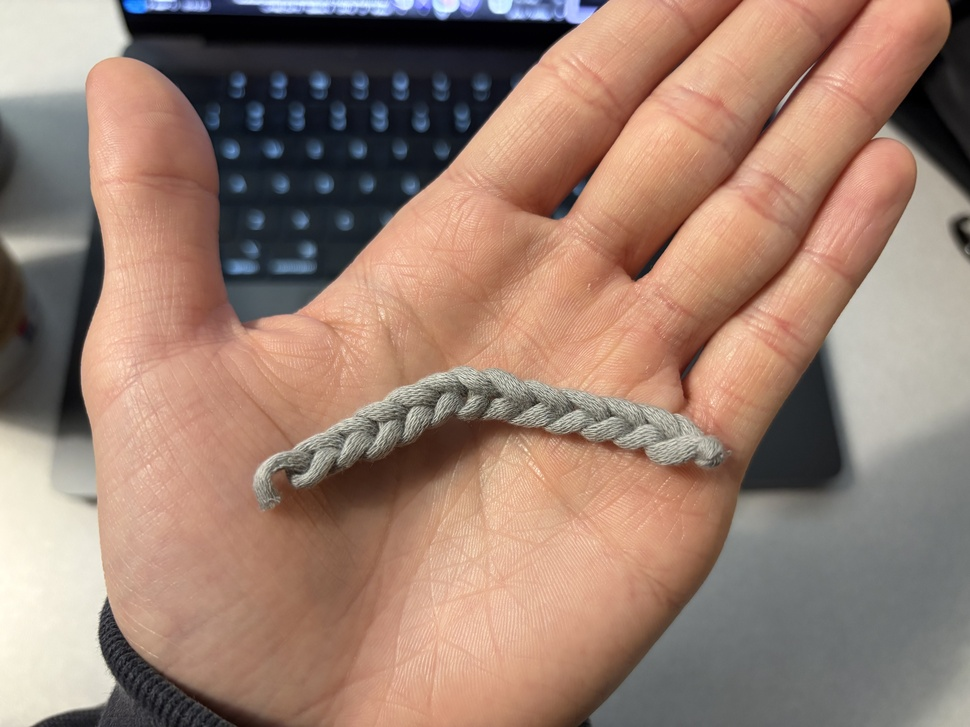
#> input picture test_images/left_11_stitches_curved.jpeg, 970 x 727 px, shrunk from 5712 x 4284 before the run; its folder holds only this picture in this run
$ python -i processor.py   (imports and definitions only)
#> lines starting #> are read from the running program, lines starting #| are printed output that depends on the picture
### preprocessing/filters.py
import cv2

def apply_bilateral_filter(image, d=9, sigma_color=150, sigma_space=150):
    return cv2.bilateralFilter(image, d, sigma_color, sigma_space)

# [7 lines left out: function apply_unsharp_mask, not called in this run]

### gui/logic/processor.py
import cv2
import numpy as np
from PIL import Image, ImageOps

import preprocessing.hue_isolator as hue_isolator
import preprocessing.filters as filters
import postprocessing.yarn_framing as yarn_framing
import postprocessing.stitch_detection as stitch_detection
import postprocessing.direction_detection as direction_detection
import gui.utils.visualizer as visualizer

class ImageProcessor:
    def __init__(self):
        self.original_cv_image = None
        self.blurred_cv_image = None
        self.masked_processing_image = None
        self.current_mask = None
        self.yarn_width = None
        self.debug_frames = []

    def load_image(self, file_path):
        self.reset_state()

        try:
            # Load and Orient
            pil_img = Image.open(file_path)
#> pil_img is the input picture: PIL image 970x727 RGB; mean R, G, B 155.4, 127.3, 113.2
            pil_img = ImageOps.exif_transpose(pil_img)

            if pil_img.mode == 'RGB':
                open_cv_image = np.array(pil_img)
                open_cv_image = open_cv_image[:, :, ::-1].copy()
            elif pil_img.mode == 'RGBA':
                open_cv_image = np.array(pil_img)
                open_cv_image = cv2.cvtColor(open_cv_image, cv2.COLOR_RGBA2BGR)
            else:
                 open_cv_image = cv2.cvtColor(np.array(pil_img), cv2.COLOR_GRAY2BGR)

            self.original_cv_image = open_cv_image

            self.blurred_cv_image = filters.apply_bilateral_filter(self.original_cv_image)
#> in apply_bilateral_filter, `return cv2.bilateralFilter(image, d, sigma_color, sigma_space)`:
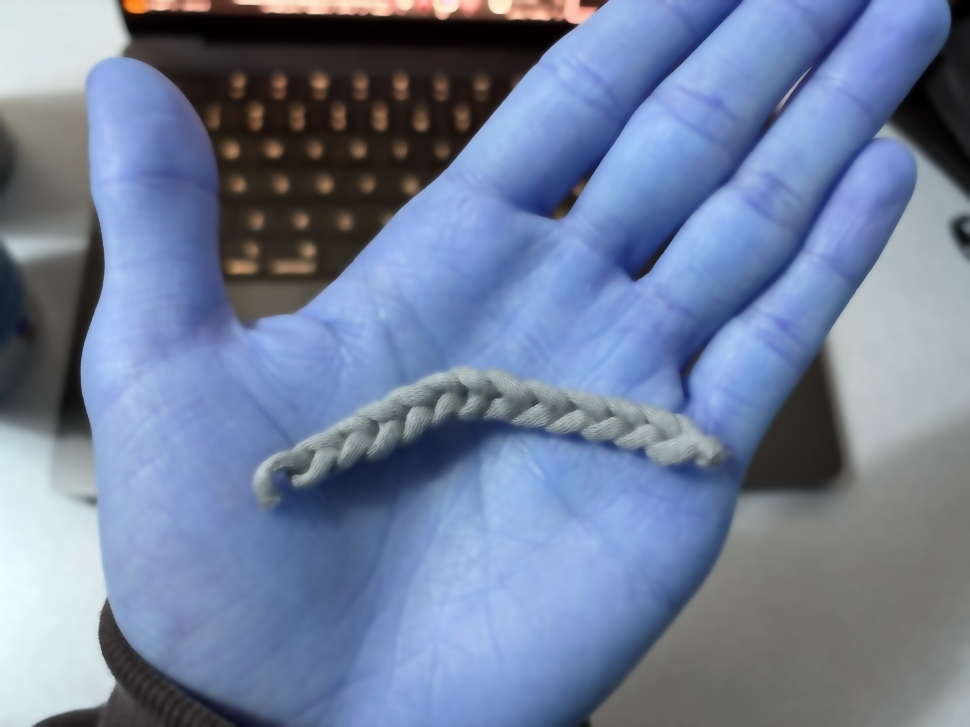
#> returned value: shape (727, 970, 3); mean of channels 0, 1, 2 113.1, 127.3, 155.4; drawn as R, G, B

            self.debug_frames.append({
                'title': "Original Image",
                'image': self._cv_to_pil(self.original_cv_image),
                'desc': "The raw input image loaded from disk."
            })
            self.debug_frames.append({
                'title': "Blurred Image",
                'image': self._cv_to_pil(self.blurred_cv_image),
                'desc': "Bilateral filter applied to reduce noise while preserving edges."
            })

            return pil_img

        except Exception:
            raise

    # [233 lines left out: functions process_click_at, run_full_analysis, not called in this run]

    def reset_state(self):
        self.original_cv_image = None
        self.blurred_cv_image = None
        self.masked_processing_image = None
        self.current_mask = None
        self.yarn_width = None
        self.debug_frames = []

    def has_image(self):
        return self.original_cv_image is not None

    def _cv_to_pil(self, cv_img):
        img_rgb = cv2.cvtColor(cv_img, cv2.COLOR_BGR2RGB)
        return Image.fromarray(img_rgb)

>>> result = ImageProcessor().load_image('../../test_images/left_11_stitches_curved.jpeg')

$ run again, on test_images/left_5_stitches.jpeg
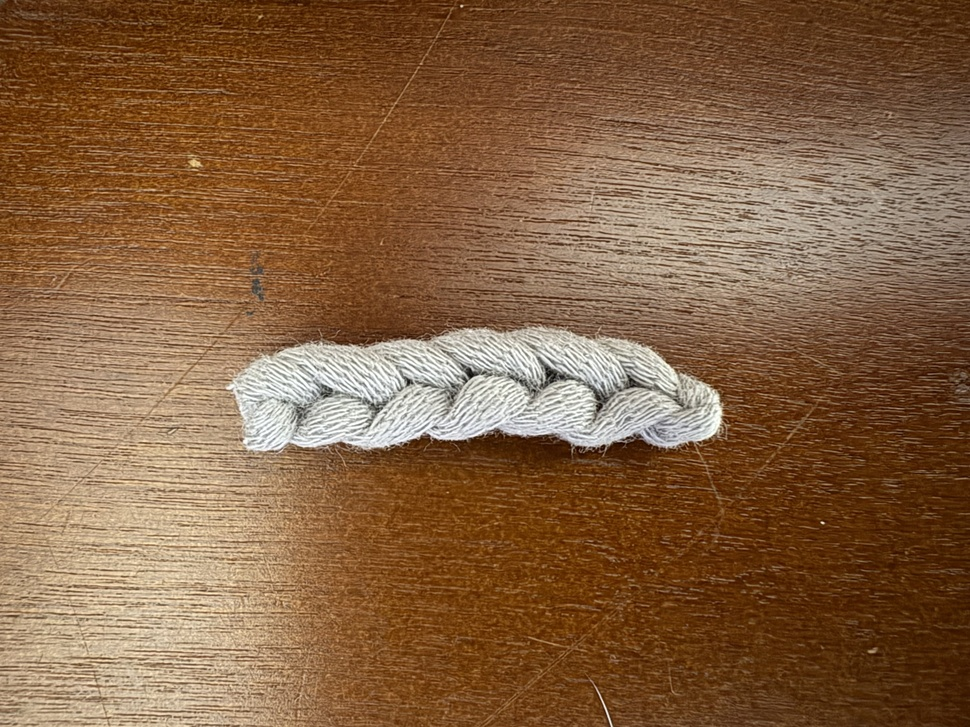
#> input picture test_images/left_5_stitches.jpeg, 970 x 727 px, shrunk from 4032 x 3024 before the run
#> in load_image, pil_img is the input picture: PIL image 970x727 RGB; mean R, G, B 133.4, 98, 66.5
#> in apply_bilateral_filter, `return cv2.bilateralFilter(image, d, sigma_color, sigma_space)`:
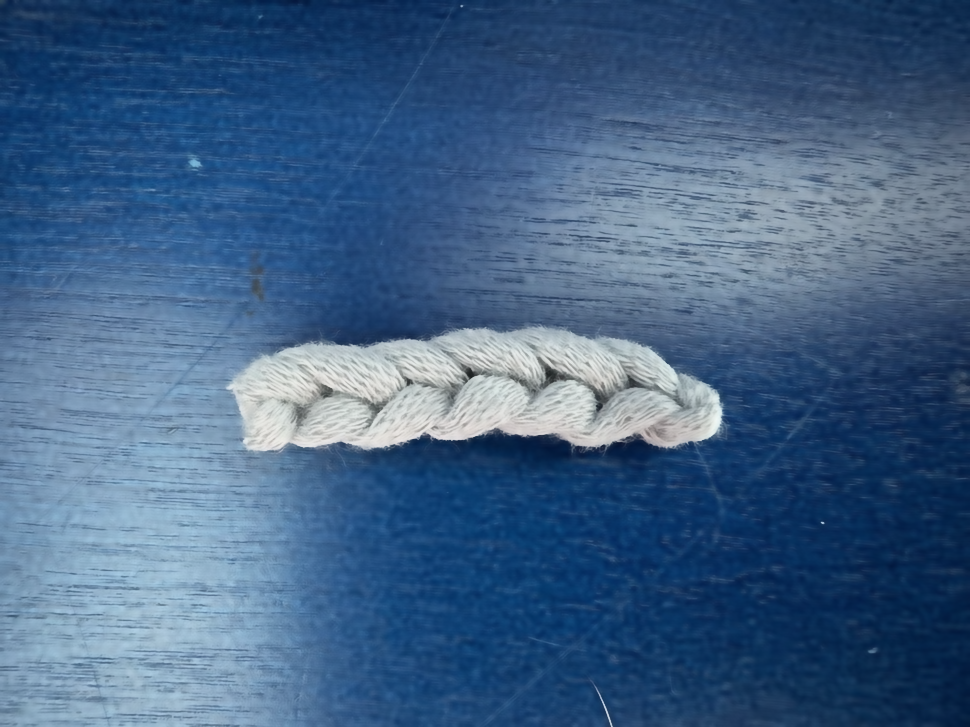
#> returned value: shape (727, 970, 3); mean of channels 0, 1, 2 66.6, 98.1, 133.6; drawn as R, G, B

$ run again, on test_images/up_8_stitches.jpeg
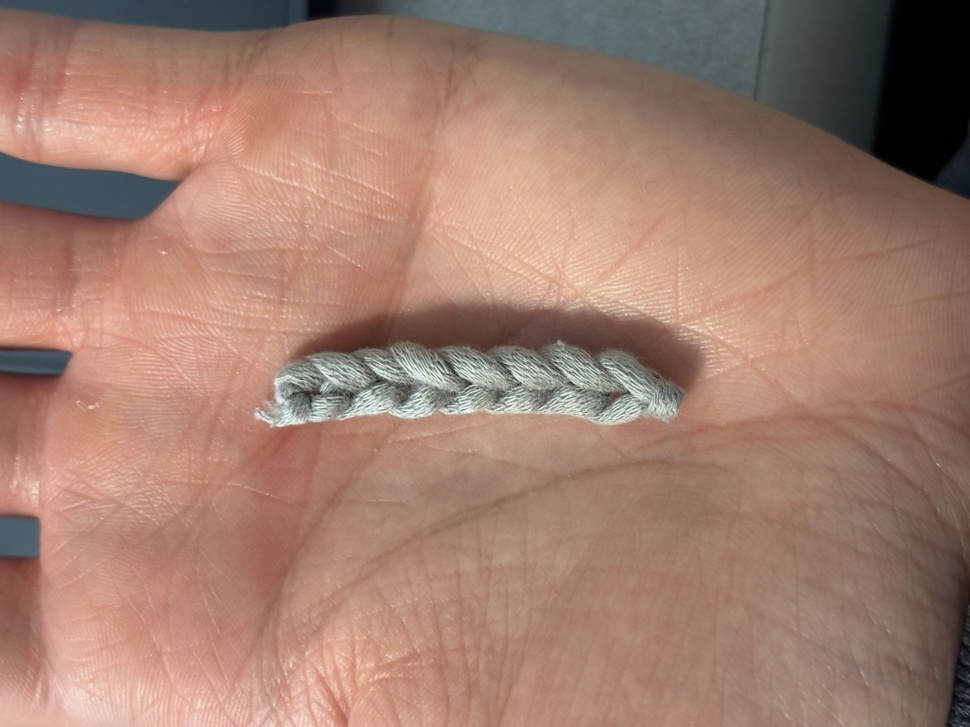
#> input picture test_images/up_8_stitches.jpeg, 970 x 727 px, shrunk from 4032 x 3024 before the run
#> in load_image, pil_img is the input picture: PIL image 970x727 RGB; mean R, G, B 161.7, 125.9, 111.4
#> in load_image, `pil_img = ImageOps.exif_transpose(pil_img)`:
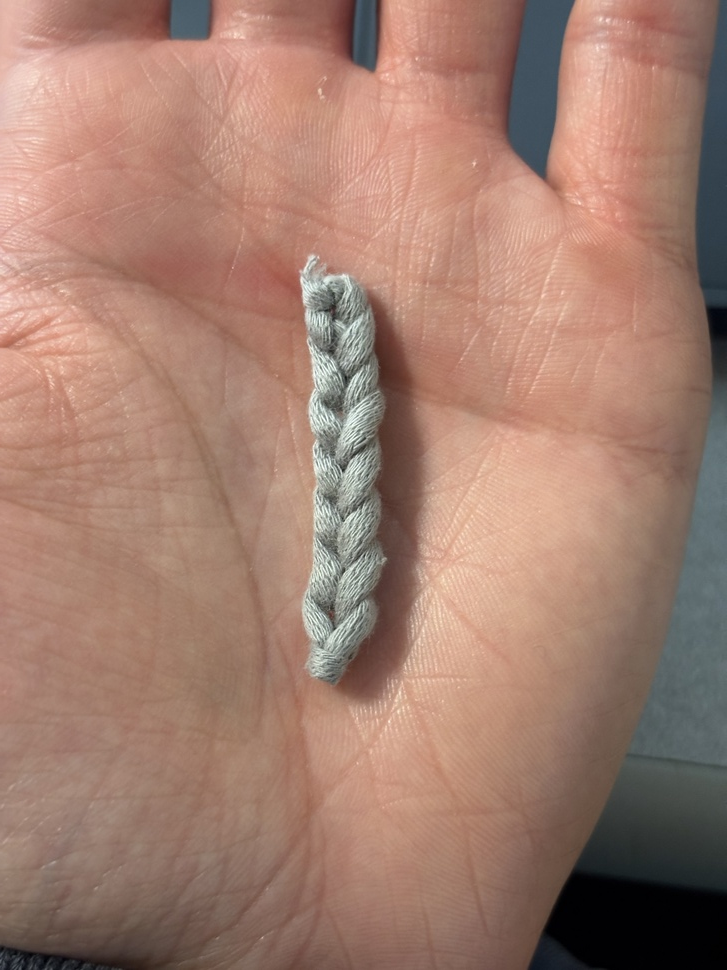
#> pil_img: PIL image 727x970 RGB; mean R, G, B 161.7, 125.9, 111.4
#> in apply_bilateral_filter, `return cv2.bilateralFilter(image, d, sigma_color, sigma_space)`:
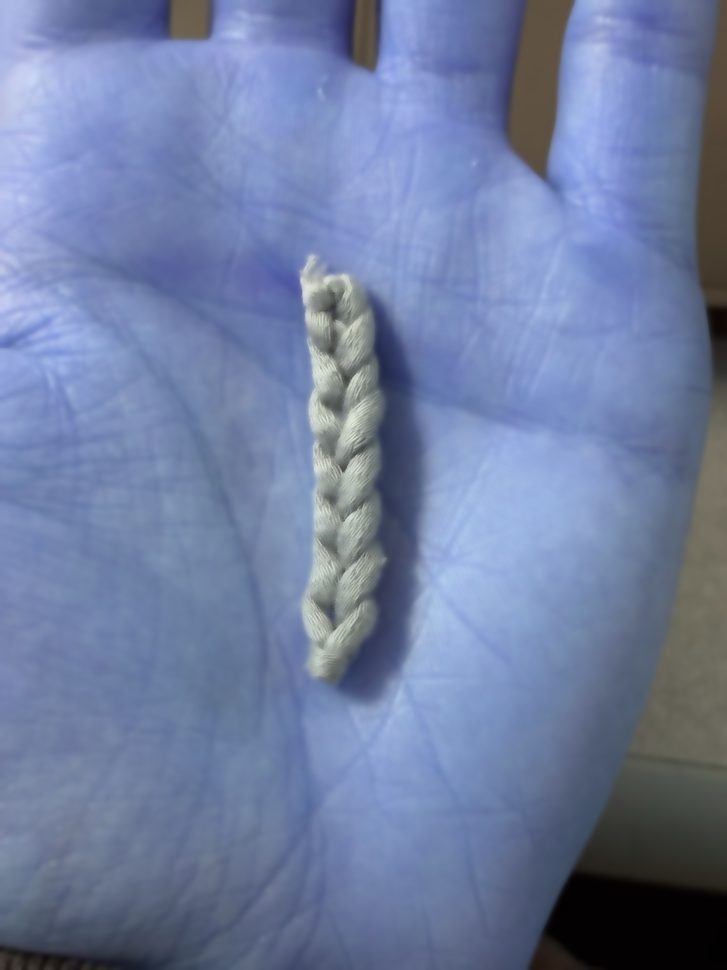
#> returned value: shape (970, 727, 3); mean of channels 0, 1, 2 111.4, 125.9, 161.7; drawn as R, G, B
